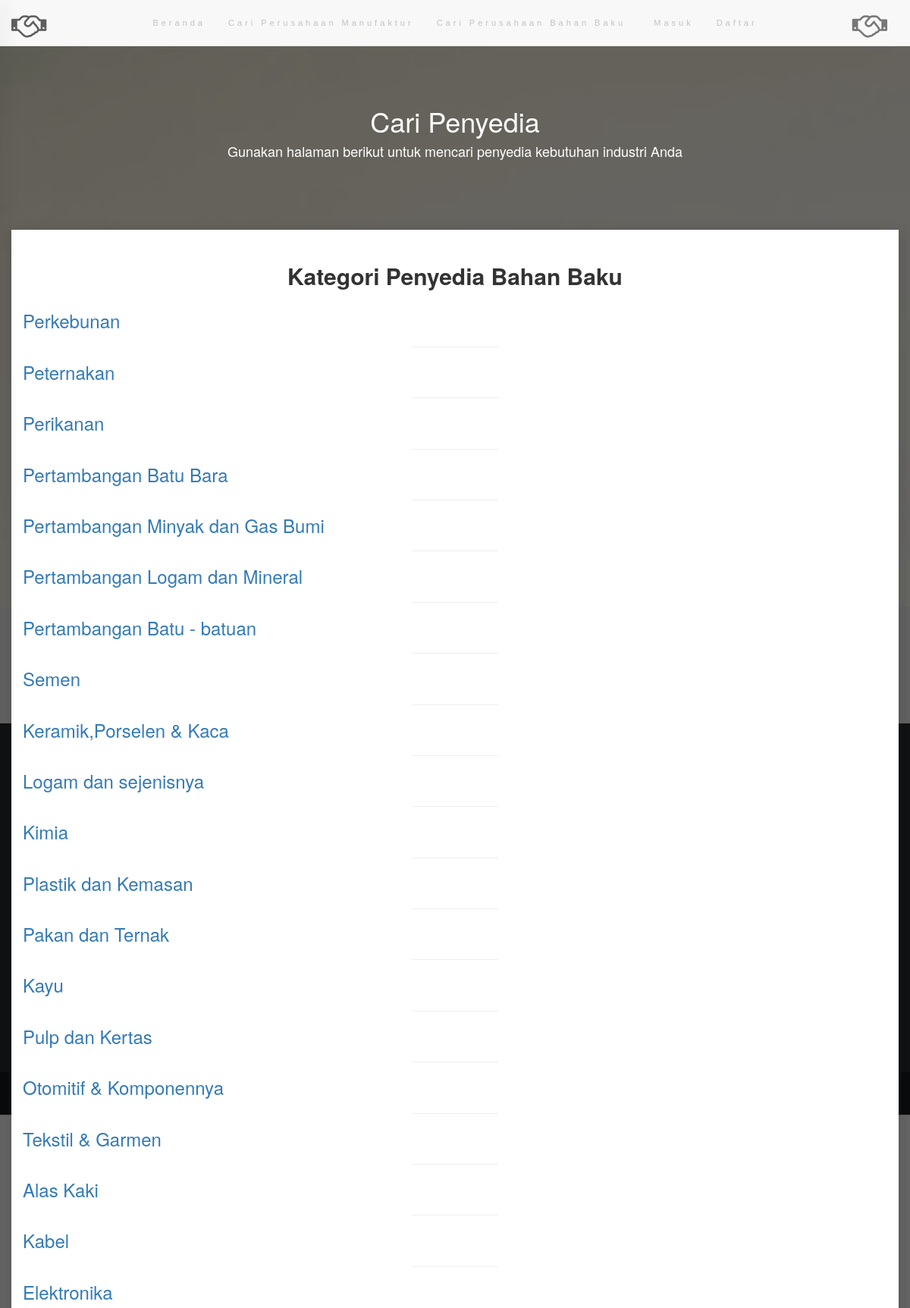
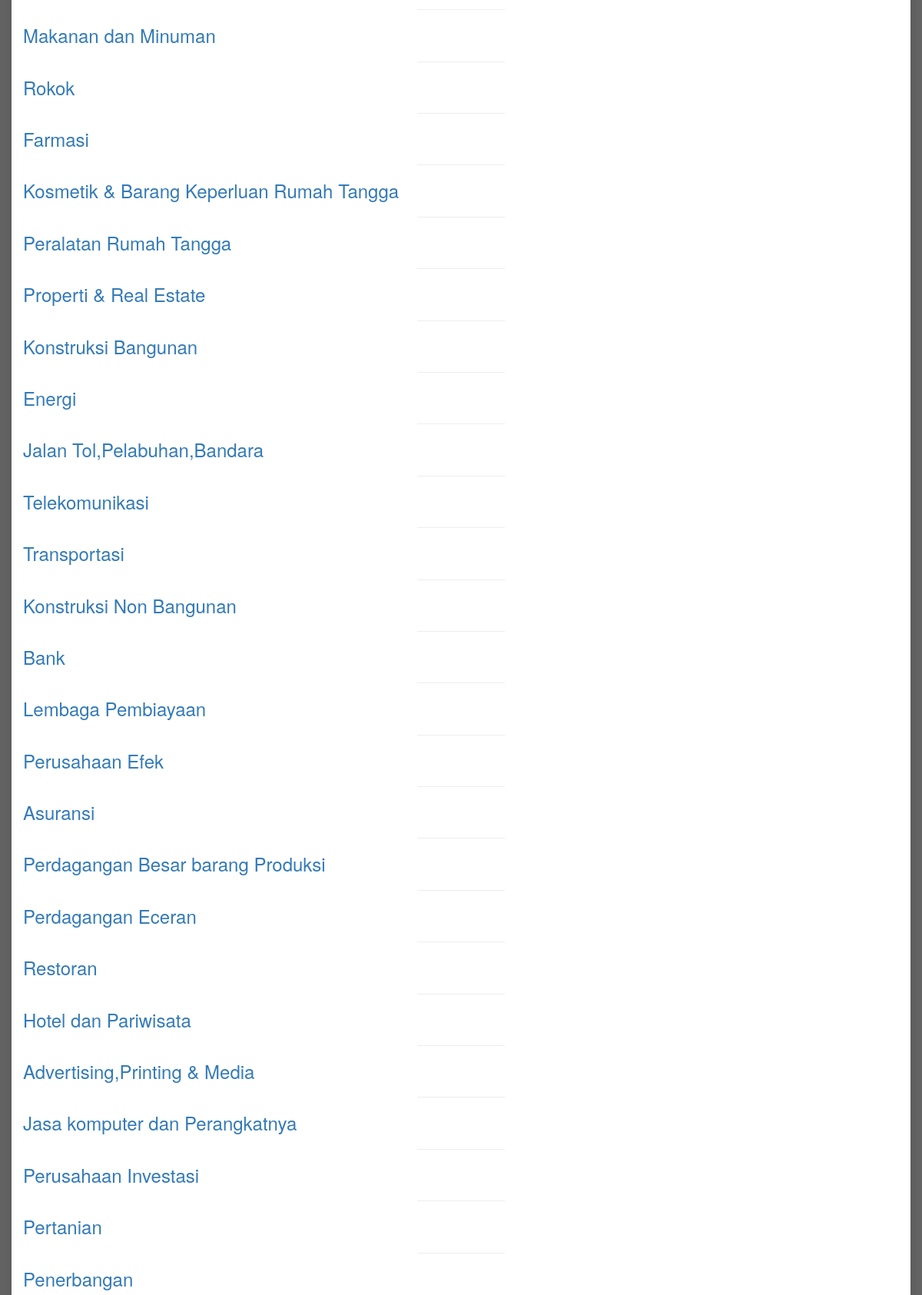
The app's page /index.php/penyedia/list_kategori (upper part) with its own data (2 pictures, top to bottom).
### tables this page shows
CREATE TABLE IF NOT EXISTS `kategori` (
`id_kategori` int(11) NOT NULL,
  `kategori` varchar(50) NOT NULL
);

### application/controllers/Penyedia.php (called while the page is built, shortened)
<?php
Class Penyedia extends CI_Controller{
	public function list_kategori(){
		$this->load->model('model_bahan_baku');
		$data['kategori'] = $this->model_bahan_baku->select_data_kat();
		$this->load->view('header');
		$this->load->view('penyedia-kategori', $data);
		$this->load->view('footer');
	}
}
?>

### index.php (called while the page is built, shortened)
<?php
require_once BASEPATH.'core/CodeIgniter.php';

### application/models/Model_bahan_baku.php (called while the page is built, shortened)
<?php
Class Model_bahan_baku extends CI_Model {
  public function select_data_kat(){
    $kategori = $this->db
    ->select('*')
    ->from('kategori')
    ->get();
    return $kategori->result_array();
  }
}
?>

### application/views/penyedia-kategori.php (the view, shortened to what this page needs)
<div class="main-banner">
  <div class="container" style="padding-top:10%;color:white;">
    <h1>Cari Penyedia</h1>
    <h4>Gunakan halaman berikut untuk mencari penyedia kebutuhan industri Anda</h4>
  </div>
    <div class="container filter-box" style="text-align:left;font-size:120%;line-height:2;">
      <div class="row section1-header">
            <h2 style="font-weight:600;">Kategori Penyedia Bahan Baku</h2>
        </div>
          <?php
            foreach($kategori as $u){
              $id = $u['id_kategori'];
          ?>
          <a href="<?= base_url('bahan_baku/show_detail/'.$id);?>">
            <div class="<?php echo $u['kotak']; ?>">
                <h3><?php echo $u['kategori']; ?></h3>
                <hr/>
            </div>
          </a>
          <?php
            }
          ?>
      <br>
</div>
</div>
<div class="container-fluid section1" style="padding-top:80px;">
  <nav aria-label="Page navigation" class="text-center">
    <ul class="pagination">
      <li>
        <a href="#" aria-label="Previous">
          <span aria-hidden="true">&laquo;</span>
        </a>
      </li>
      <li><a href="#">1</a></li>
      <li><a href="#">2</a></li>
      <li><a href="#">3</a></li>
      <li><a href="#">4</a></li>
      <li><a href="#">5</a></li>
      <li>
        <a href="#" aria-label="Next">
          <span aria-hidden="true">&raquo;</span>
        </a>
      </li>
    </ul>
  </nav>
</div>

### assets/css/style-extra.css (style rules this page uses)
body { font: 400 15px/1.8 Lato, sans-serif; color: #777; }
hr { border-color: #b40e0e; border-width: 2px; width: 10%; }
.filter-box { background-color:white; box-shadow:2px 4px 20px 2px rgba(0,0,0,0.15); margin-top:5%; padding-bottom:0 !important; }
.container { padding-top: 2%; padding-bottom: 2%; }
.section1 { background-color: #fbfbfb; }
.section1-header { text-align: center; }

### records on screen
kategori: kategori "Perkebunan"
kategori: kategori "Peternakan"
kategori: kategori "Perikanan"
kategori: kategori "Pertambangan Batu Bara"
kategori: kategori "Pertambangan Minyak dan Gas Bumi"
kategori: kategori "Pertambangan Logam dan Mineral"
kategori: kategori "Pertambangan Batu - batuan"
kategori: kategori "Semen"
kategori: kategori "Keramik,Porselen & Kaca"
kategori: kategori "Logam dan sejenisnya"
kategori: kategori "Kimia"
kategori: kategori "Plastik dan Kemasan"
kategori: kategori "Pakan dan Ternak"
kategori: kategori "Kayu"
kategori: kategori "Pulp dan Kertas"
kategori: kategori "Otomitif & Komponennya"
kategori: kategori "Tekstil & Garmen"
kategori: kategori "Alas Kaki"
kategori: kategori "Kabel"
kategori: kategori "Elektronika"
kategori: kategori "Makanan dan Minuman"
kategori: kategori "Rokok"
kategori: kategori "Farmasi"
kategori: kategori "Kosmetik & Barang Keperluan Rumah Tangga"
kategori: kategori "Peralatan Rumah Tangga"
kategori: kategori "Properti & Real Estate"
kategori: kategori "Konstruksi Bangunan"
kategori: kategori "Energi"
kategori: kategori "Jalan Tol,Pelabuhan,Bandara"
kategori: kategori "Telekomunikasi"
kategori: kategori "Transportasi"
kategori: kategori "Konstruksi Non Bangunan"
kategori: kategori "Bank"
kategori: kategori "Lembaga Pembiayaan"
kategori: kategori "Perusahaan Efek"
kategori: kategori "Asuransi"
kategori: kategori "Perdagangan Besar barang Produksi"
kategori: kategori "Perdagangan Eceran"
kategori: kategori "Restoran"
kategori: kategori "Hotel dan Pariwisata"
kategori: kategori "Advertising,Printing & Media"
kategori: kategori "Jasa komputer dan Perangkatnya"
kategori: kategori "Perusahaan Investasi"
kategori: kategori "Pertanian"
kategori: kategori "Penerbangan"
